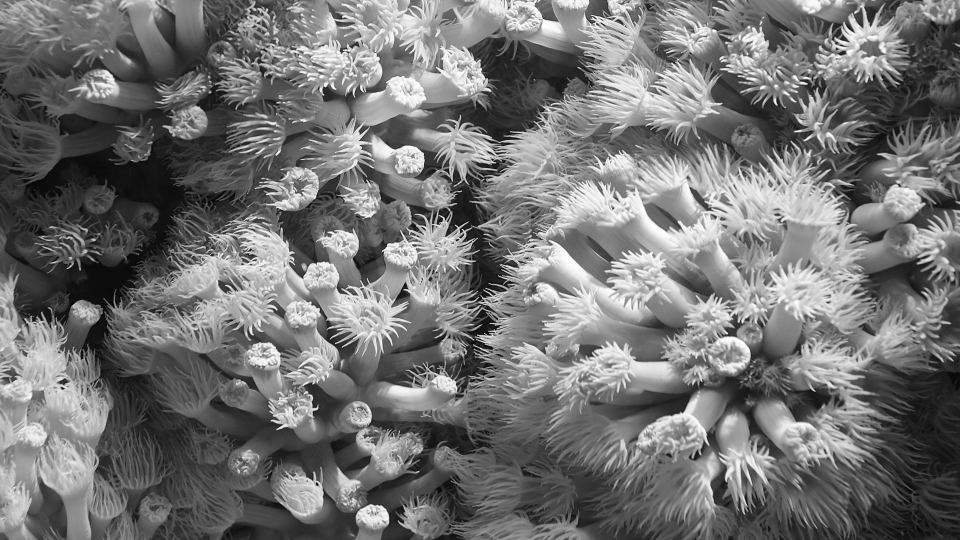
%> input picture Game1/Assets/images/Level-2/L2_Q4/img.jpg, 1920 x 1080 px (shown at 1/2 size)
$ octave gridding.m   (GNU Octave 9; MATLAB toolbox functions it lacks are replaced by stand-ins)
%> lines starting %> are read from the running program, lines starting %| are printed output that depends on the picture; in (x1, y1, x2, y2) boxes, pixels count from 0 and x2, y2 are one past the last pixel; in counts of white or black regions, pixels touching at a corner belong together; the program's own positions count from 1
img = imread('img.jpg');  %# Load a sample 3-D RGB image
%> img is the input picture: size 1080x1920 uint8; min 0, max 255, mean 114.9

% [5 lines of commented-out code are left out]

w = 170;

x = 150;
y = 330;
a = img(x:x+w,y:y+w,:);
imwrite(a,'p1.jpg');
img(x:x+w,y:y+w,:) = 255;
%> img: size 1080x1920 uint8; 1.41% of pixels changed, all inside (x1, y1, x2, y2) = (329, 149, 500, 320)

x = 300;
y = 1140;
a = img(x:x+w,y:y+w,:);
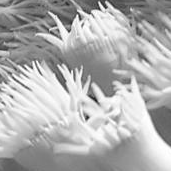
%> a: size 171x171 uint8; min 26, max 255, mean 175.9
imwrite(a,'p2.jpg');
img(x:x+w,y:y+w,:) = 255;
%> img: size 1080x1920 uint8; min 0, max 255, mean 118.4

x = 560;
y = 150;
a = img(x:x+w,y:y+w,:);
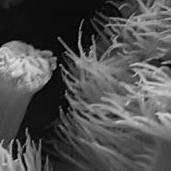
%> a: size 171x171 uint8; min 0, max 224, mean 80.1
imwrite(a,'p3.jpg');
img(x:x+w,y:y+w,:) = 255;
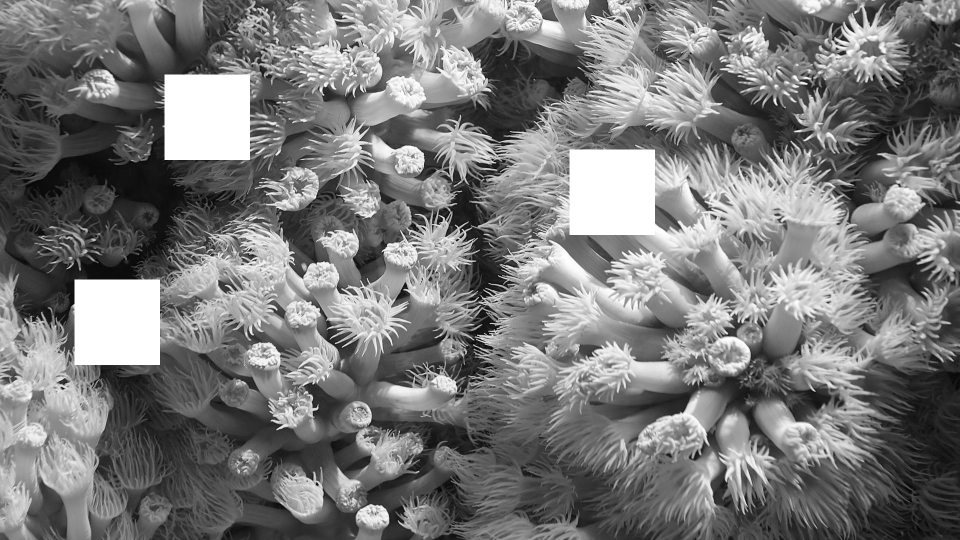
%> img: size 1080x1920 uint8 (shown at 1/2 size); min 0, max 255, mean 120.9

x = 650;
y = 1400;
a = img(x:x+w,y:y+w,:);
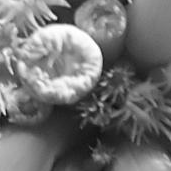
%> a: size 171x171 uint8; min 9, max 255, mean 112.4
imwrite(a,'p4.jpg');
img(x:x+w,y:y+w,:) = 255;
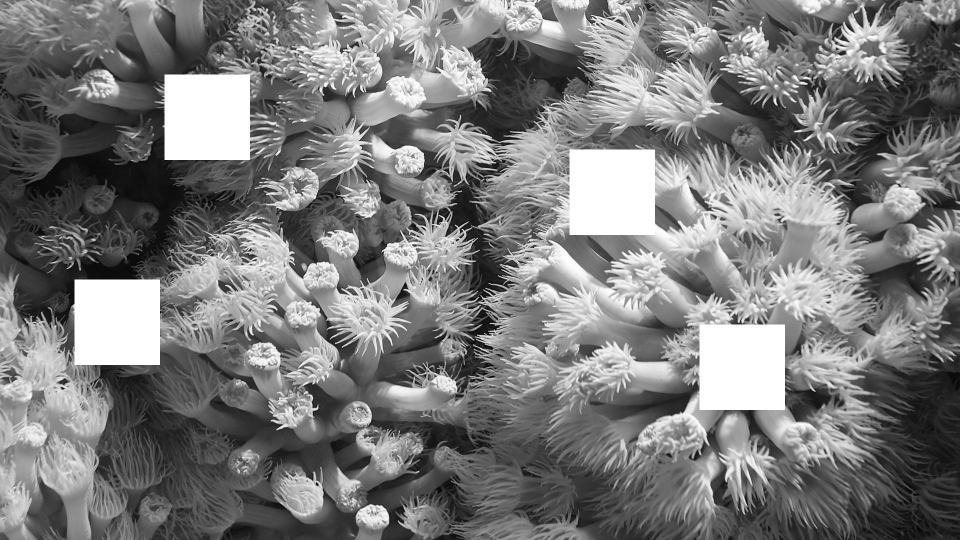
%> img: size 1080x1920 uint8 (shown at 1/2 size); 1.41% of pixels changed, all inside (x1, y1, x2, y2) = (1399, 649, 1570, 820)

x = 600;
y = 700;
a = img(x:x+w,y:y+w,:);
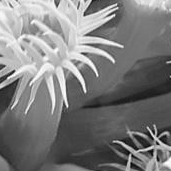
%> a: size 171x171 uint8; min 4, max 255, mean 124.3
imwrite(a,'p5.jpg');
img(x:x+w,y:y+w,:) = 255;
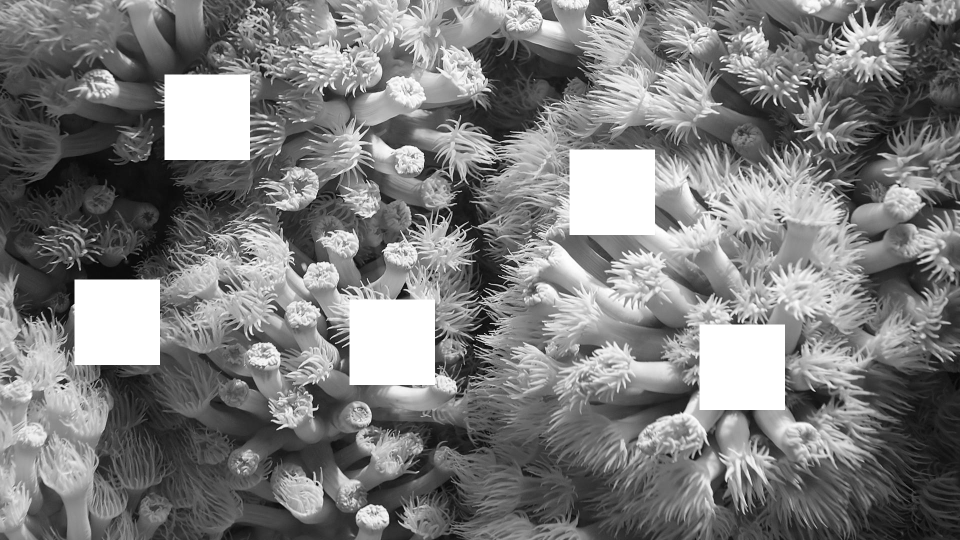
%> img: size 1080x1920 uint8 (shown at 1/2 size); 1.41% of pixels changed, all inside (x1, y1, x2, y2) = (699, 599, 870, 770)

imshow(img);

imshow(img)
imwrite(img,'n.jpg');
